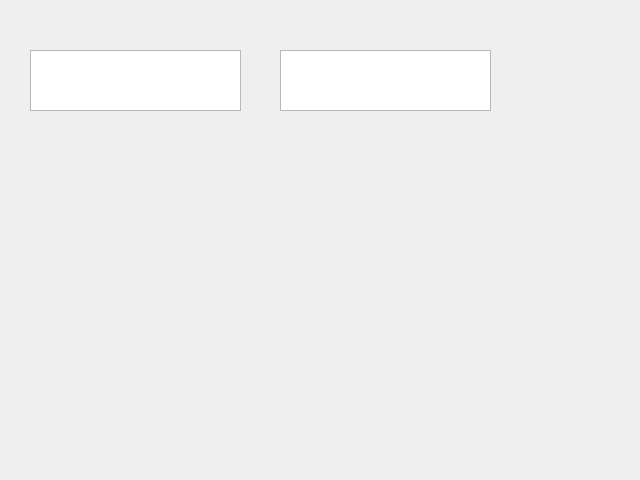
<?xml version="1.0" encoding="UTF-8"?>
<ui version="4.0">
 <class>MainForm</class>
 <widget class="QWidget" name="MainForm">
  <property name="geometry">
   <rect>
    <x>0</x>
    <y>0</y>
    <width>640</width>
    <height>480</height>
   </rect>
  </property>
  <property name="windowTitle">
   <string>Form</string>
  </property>
  <widget class="QTextEdit" name="textEdit">
   <property name="geometry">
    <rect>
     <x>30</x>
     <y>50</y>
     <width>211</width>
     <height>61</height>
    </rect>
   </property>
   <property name="html">
    <string>&lt;!DOCTYPE HTML PUBLIC &quot;-//W3C//DTD HTML 4.0//EN&quot; &quot;http://www.w3.org/TR/REC-html40/strict.dtd&quot;&gt;
&lt;html&gt;&lt;head&gt;&lt;meta name=&quot;qrichtext&quot; content=&quot;1&quot; /&gt;&lt;style type=&quot;text/css&quot;&gt;
p, li { white-space: pre-wrap; }
&lt;/style&gt;&lt;/head&gt;&lt;body style=&quot; font-family:'宋体'; font-size:9pt; font-weight:400; font-style:normal;&quot;&gt;
&lt;p style=&quot;-qt-paragraph-type:empty; margin-top:0px; margin-bottom:0px; margin-left:0px; margin-right:0px; -qt-block-indent:0; text-indent:0px;&quot;&gt;&lt;/p&gt;&lt;/body&gt;&lt;/html&gt;</string>
   </property>
  </widget>
  <widget class="QTextEdit" name="textEdit_2">
   <property name="geometry">
    <rect>
     <x>280</x>
     <y>50</y>
     <width>211</width>
     <height>61</height>
    </rect>
   </property>
   <property name="html">
    <string>&lt;!DOCTYPE HTML PUBLIC &quot;-//W3C//DTD HTML 4.0//EN&quot; &quot;http://www.w3.org/TR/REC-html40/strict.dtd&quot;&gt;
&lt;html&gt;&lt;head&gt;&lt;meta name=&quot;qrichtext&quot; content=&quot;1&quot; /&gt;&lt;style type=&quot;text/css&quot;&gt;
p, li { white-space: pre-wrap; }
&lt;/style&gt;&lt;/head&gt;&lt;body style=&quot; font-family:'宋体'; font-size:9pt; font-weight:400; font-style:normal;&quot;&gt;
&lt;p style=&quot;-qt-paragraph-type:empty; margin-top:0px; margin-bottom:0px; margin-left:0px; margin-right:0px; -qt-block-indent:0; text-indent:0px;&quot;&gt;&lt;/p&gt;&lt;/body&gt;&lt;/html&gt;</string>
   </property>
  </widget>
 </widget>
 <resources/>
 <connections/>
</ui>
